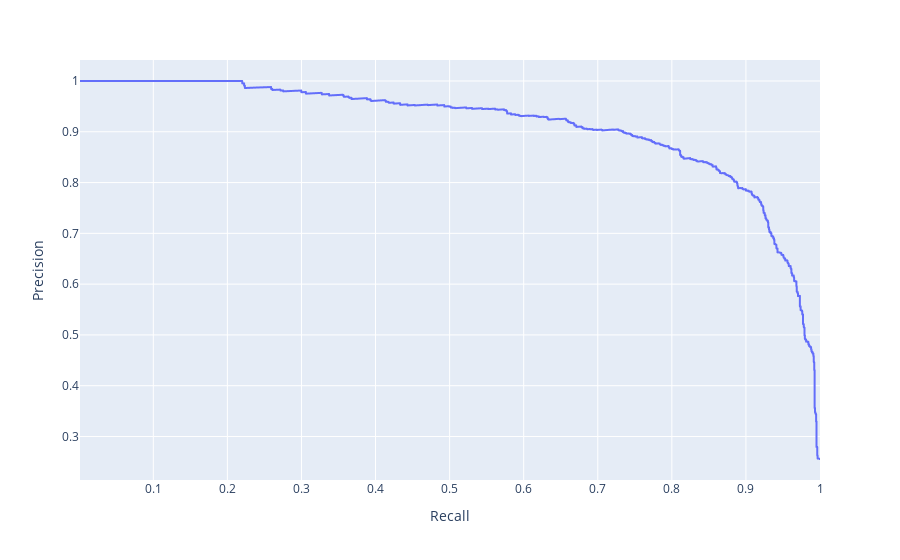

The cell this chart's notebook holds for it:
### Code cell
fig = px.line(x=recall[:-1], y = precision[:-1], hover_name=threshold)
fig.update_xaxes(title="Recall")
fig.update_yaxes(title="Precision")
fig

### Figure 1 — Plotly figure (JSON) as saved in the notebook; plotly's stock layout.template omitted (floating-point values rounded to 4 significant figures; data arrays with more than 128 entries replaced by an {"elided": "..."} marker saying what was removed)
{"data": [{"hoverlabel": {"namelength": 0}, "hovertemplate": "<b>%{hovertext}</b><br><br>x=%{x}<br>y=%{y}", "hovertext": {"elided": "5391 float values"}, "legendgroup": "", "line": {"color": "#636efa", "dash": "solid"}, "mode": "lines", "name": "", "showlegend": false, "type": "scattergl", "x": {"elided": "5391 float values"}, "xaxis": "x", "y": {"elided": "5391 float values"}, "yaxis": "y"}], "layout": {"legend": {"tracegroupgap": 0}, "margin": {"t": 60}, "xaxis": {"anchor": "y", "domain": [0, 1], "title": {"text": "Recall"}}, "yaxis": {"anchor": "x", "domain": [0, 1], "title": {"text": "Precision"}}}}
